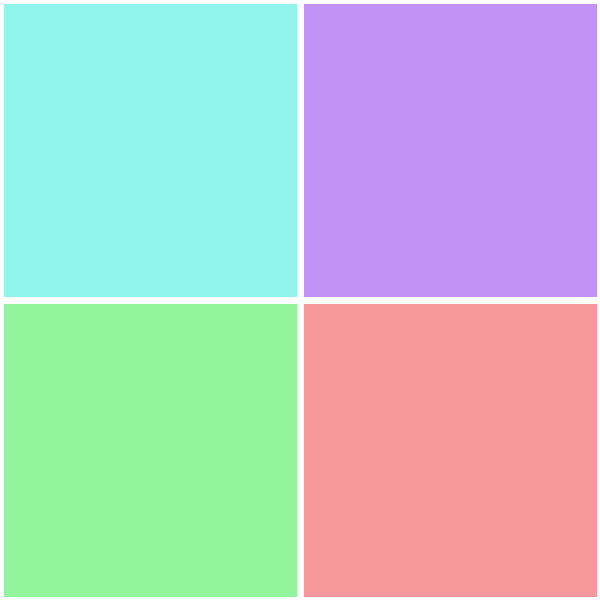
Frame 1 (no input)
Frame 60 (the mouse pressed at the canvas centre just before this capture): identical to frame 1, image omitted
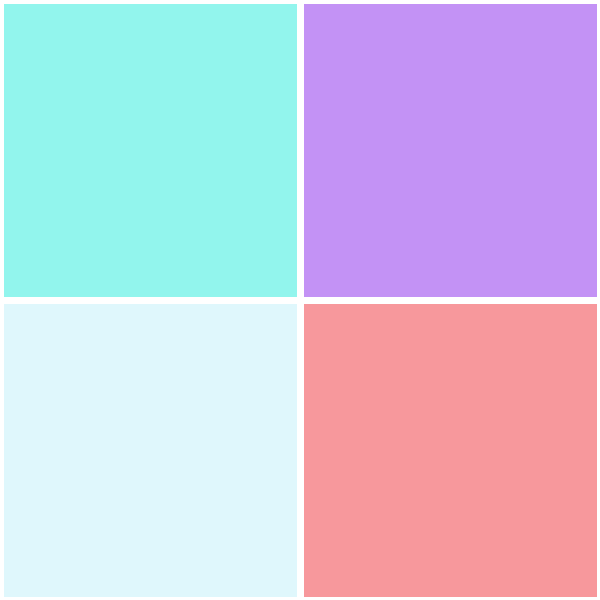
Frame 120 (the mouse held since frame 60 and released just before this capture)

The Processing sketch that drew these frames (run headless with seeded random() and noise(); from frame 60 on, the mouse is pressed at the canvas centre):

// Processing sketch: processing_89955
// ── processing_89955.pde

//Gabriela Nisenbaum
//Feb 17, 2013
//Divided Screen

void setup(){
  size(600, 600);
  background(255);
}

void draw(){
  //squares
  stroke(255);
  strokeWeight(7);
  
  //top left
  fill(146, 245, 237);
  rect(0, 0, 300, 300);
  noFill();
  strokeWeight(1);
  if((mouseX>0)&&(mouseX<300))
  if((mouseY>0)&&(mouseY<300)){
  ellipse(150, 150, mouseX, mouseY);
  ellipse(50, 50, mouseX, mouseY);
  ellipse(250, 250, mouseX, mouseY);
  ellipse(50, 250, mouseX, mouseY);
  ellipse(250, 50, mouseX, mouseY);
  }
  
  //top right 
  strokeWeight(7);
  fill(195, 146, 245);
  rect(300, 0, 300, 300);
  if((mouseX>300)&&(mouseX<600))
  if((mouseY>0)&&(mouseY<300)){
    fill(247, 152, 192);
    rect(300, 0, 300, 300);
  }
 
  
  //bottom left
  fill(146, 245, 158);
  rect(0, 300, 300, 300);
  if(mousePressed==true){
    fill(223, 247, 252);
    rect(0, 300, 300, 300);
  }
  
  
  //bottom right
  fill(247, 152, 156);
  rect(300, 300, 300, 300);
  if((mouseX>300)&&(mouseX<600))
  if((mouseY>300)&&(mouseY<600)){
  rect(mouseX+10, mouseY+10, 50, 50);
  }
}
